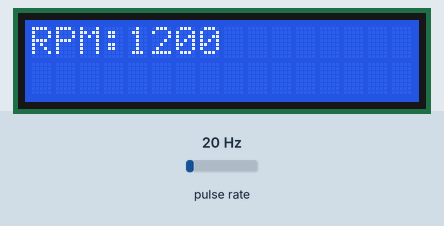
Recording of a sketch running on a simulated Arduino Uno, built with avr-gcc and run on an emulated ATmega328P. Parts: 16×2 character LCD. Wiring (inferred from the names in the program): pulse sensor: data pin 2. Inputs (shaded band) come from the test bench; at power-on: pulse rate 20 Hz. What the sketch prints to the serial monitor is not drawn.

Above: at 1.2 s.
1.3 s: pulse rate (sensor on pin 2) set to 150 Hz
At 1.9 s:
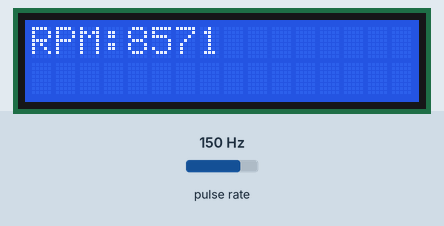
2.8 s: pulse rate (sensor on pin 2) set to 4 Hz
At 3.6 s:
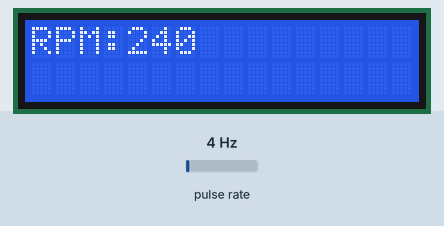
4.4 s: pulse rate (sensor on pin 2) set to 50 Hz
At 5.42 s:
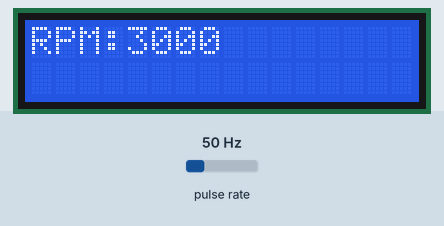
Timing chart, 0 to 7.4 s (numbered marks = the images above; inputs shaded):
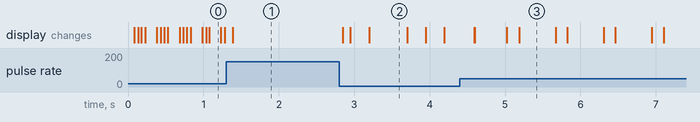

The sketch:

tachometer.ino
```cpp
#include <LiquidCrystal_I2C.h>
#include <stdlib.h>
const uint8_t ir_pin = 2;

double rpm = 0.0f;
double last_ms = 0.0f;
double delta_ms = 0.0f;
bool interrupted = false;

LiquidCrystal_I2C lcd(0x27,16,2);

void setup(){

    pinMode(ir_pin,INPUT);
    attachInterrupt(digitalPinToInterrupt(ir_pin),Count,FALLING);

    Serial.begin(9600);

    //lcd.begin(16,2);
    lcd.init();
    lcd.backlight();
    lcd.leftToRight();
    lcd.setCursor(0,0);
    lcd.print("RPM:");
    lcd.setCursor(4,0);
    lcd.print("0");
    lcd.setCursor(4,0);
};


void loop(){

    //String rpm_s = String((int)floor(rpm));
    static char msg[8] = {0};
    static uint8_t spaces = 0;
    spaces = sprintf(msg,"%d",((int)roundf(rpm)));
    memset(msg+spaces,' ',2);

    lcd.print(msg);
    lcd.setCursor(4,0);
    if(interrupted){
        //rpm = 0.0f;
    }

};


void Count(){
    interrupted = true;
    double curr_ms = millis();
    delta_ms = (curr_ms - last_ms);
    rpm = 1/( delta_ms  / 60000);
    last_ms = curr_ms;

    Serial.print("RPM =");
    Serial.println(rpm);

};
```

Measured:
- after the input at 2.8 s, the display: first changes after 0.05 s (image 2 shows a later state)
- what the display in image 2 shows lasts 0.5 s, from 3.2 s to 3.7 s
